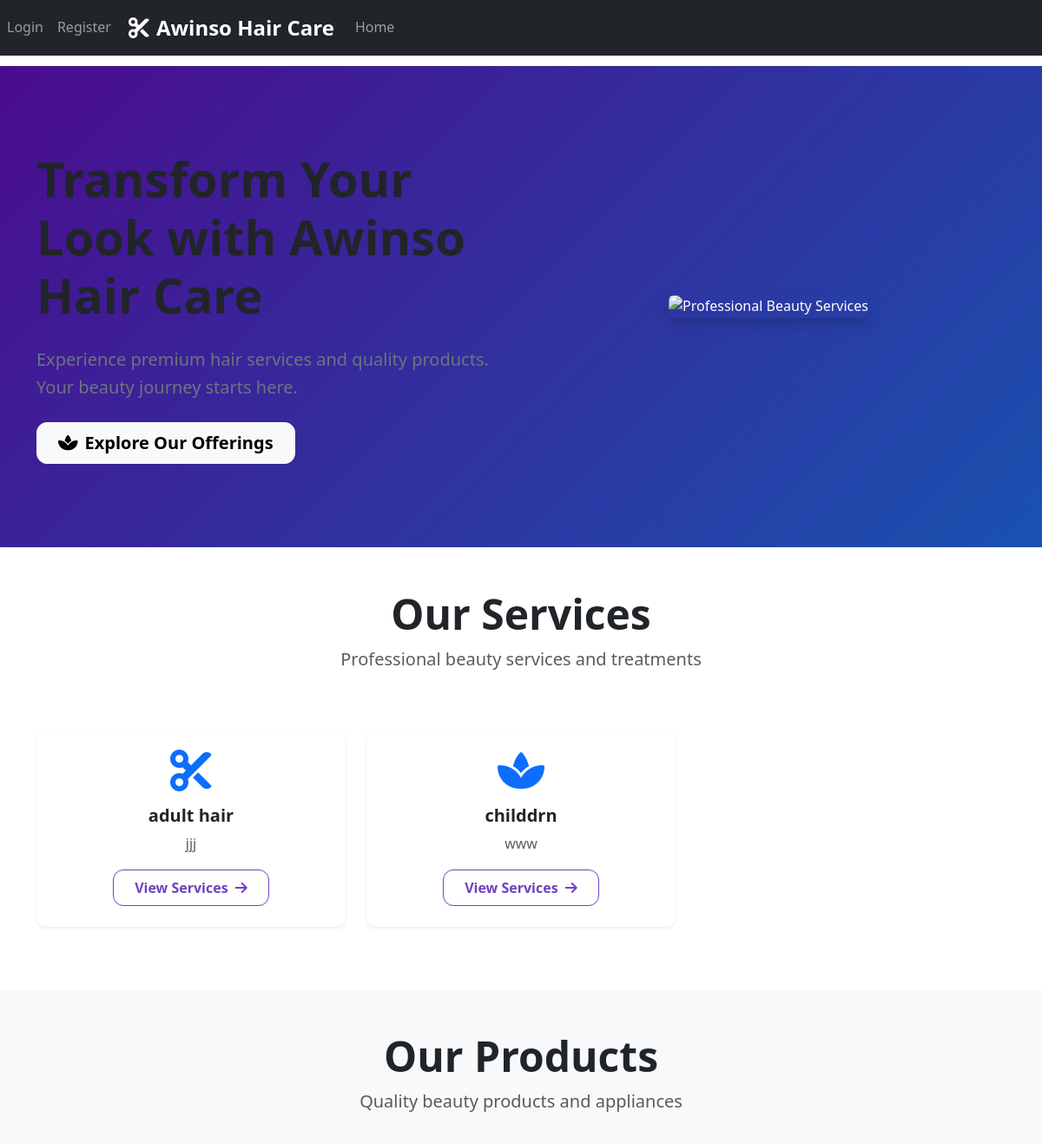
The app's page / (upper part), older data.
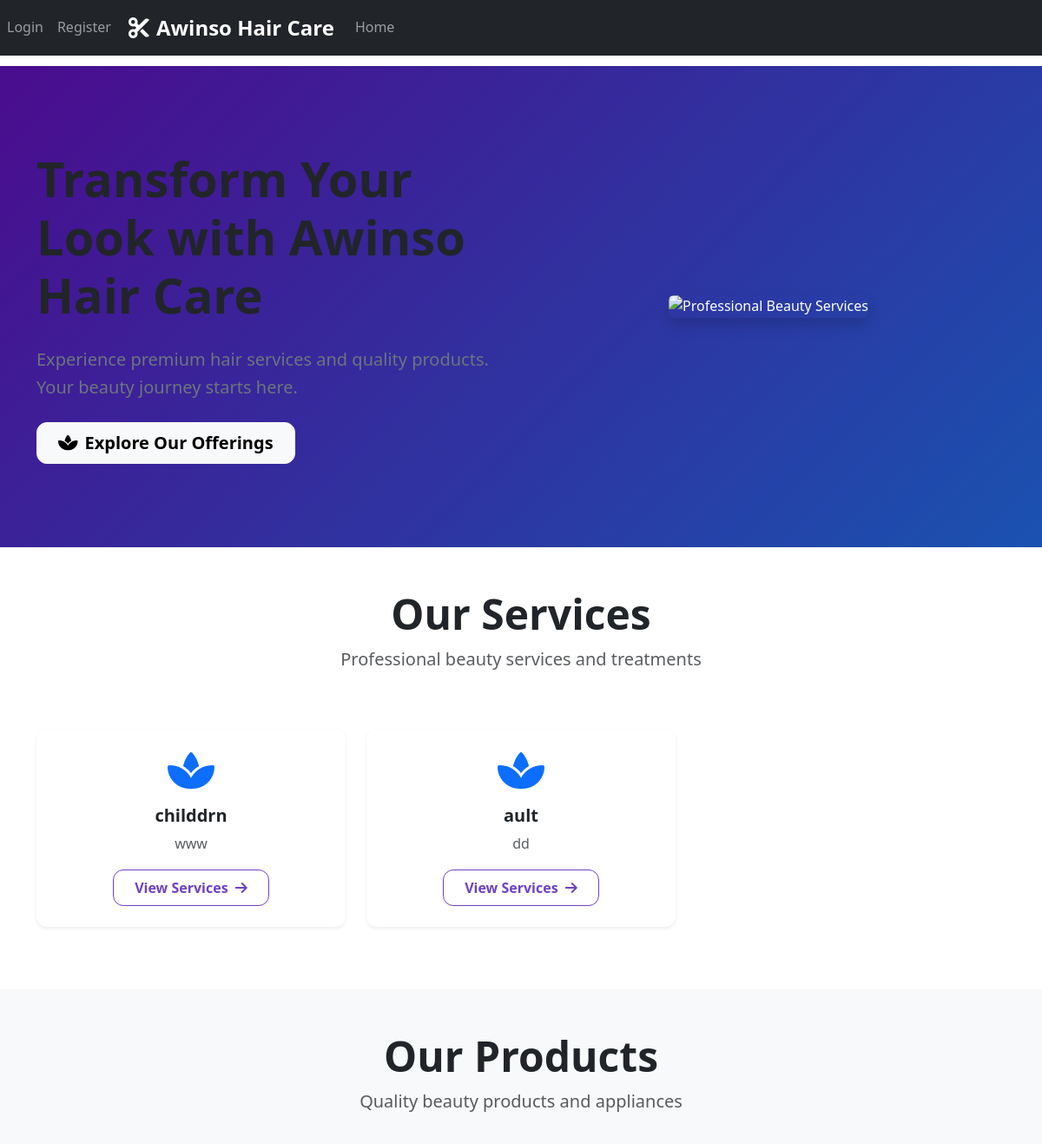
The same page, newer data.
### salon/models.py (models this page shows, shortened)
class Service(models.Model):
    SERVICE_TYPES = [
        ('booking', 'Booking Service (Appointments)'),
        ('order', 'Order Service (Products)'),
    ]
    name = models.CharField(max_length=200)
    description = models.TextField()
    service_type = models.CharField(max_length=10, choices=SERVICE_TYPES, default='booking')
    is_active = models.BooleanField(default=True)
    created_at = models.DateTimeField(auto_now_add=True)
    updated_at = models.DateTimeField(auto_now=True)
    class Meta:
        verbose_name = "Service"
        verbose_name_plural = "Services"

### salon/views.py (the view)
# urls.py: path('', views.index, name='index'),
def index(request):
    services = Service.objects.filter(is_active=True)
    booking_services = services.filter(service_type='booking')
    order_services = services.filter(service_type='order')
    return render(request, 'index.html', {
        'booking_services': booking_services,
        'order_services': order_services,
    })

### templates/index.html (shortened to what this page needs)
{% extends 'base.html' %}
{% load static %}
{% block content %}
<section class="hero-section bg-gradient-primary text-white py-5">
    <div class="container py-5">
        <div class="row align-items-center">
            <div class="col-lg-6">
                <h1 class="display-4 fw-bold mb-4">Transform Your Look with Awinso Hair Care</h1>
                <p class="lead mb-4">Experience premium hair services and quality products. Your beauty journey starts here.</p>
                <a href="#services" class="btn btn-light btn-lg px-4 py-2">
                    <i class="fas fa-spa me-2"></i>Explore Our Offerings
                </a>
            </div>
            <div class="col-lg-6 text-center">
                <img src="{% static 'images/beauty-salon.png' %}" alt="Professional Beauty Services"
                     class="img-fluid rounded shadow" loading="lazy">
            </div>
        </div>
    </div>
</section>
<section id="services" class="py-5">
    <div class="container">
        <div class="row">
            <div class="col-12 text-center mb-5">
                <h2 class="display-5 fw-bold">Our Services</h2>
                <p class="lead text-muted">Professional beauty services and treatments</p>
            </div>
        </div>
        <div class="row">
            {% for service in booking_services %}
            <div class="col-md-4 mb-4">
                <div class="card h-100 shadow-sm border-0">
                    <div class="card-body text-center p-4">
                        <i class="fas fa-{% if 'hair' in service.name.lower %}cut{% elif 'nail' in service.name.lower %}hand-sparkles{% else %}spa{% endif %} fa-3x text-primary mb-3"></i>
                        <h5 class="card-title fw-bold">{{ service.name }}</h5>
                        <p class="card-text text-muted">{{ service.description|truncatewords:15 }}</p>
                        <a href="{% url 'salon:service_detail' service.id %}" class="btn btn-outline-primary">
                            View Services <i class="fas fa-arrow-right ms-1"></i>
                        </a>
                    </div>
                </div>
            </div>
            {% empty %}
            <div class="col-12 text-center">
                <p class="text-muted">No booking services available at the moment.</p>
            </div>
            {% endfor %}
        </div>
    </div>
</section>
<section class="py-5 bg-light">
    <div class="container">
        <div class="row">
            <div class="col-12 text-center mb-5">
                <h2 class="display-5 fw-bold">Our Products</h2>
                <p class="lead text-muted">Quality beauty products and appliances</p>
            </div>
        </div>
    </div>
</section>
{% endblock %}

Row changes from the older to the newer data that the page shows:
removed Service: name "adult hair", description "jjj"
added Service: name "ault", description "dd"
